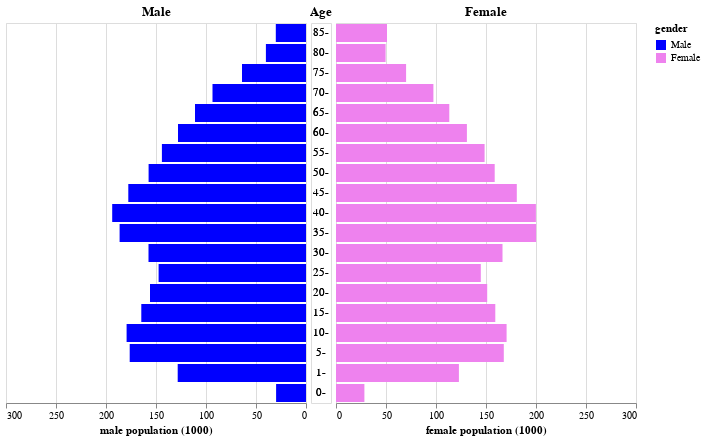

Notebook cell for this chart:
### Code cell
alt.concat(male_tree, y_trunk, female_tree, spacing=2)

### Figure 1 — Vega-Lite specification as saved in the notebook (floating-point values rounded to 4 significant figures; data arrays with more than 128 entries replaced by an {"elided": "..."} marker saying what was removed)
{"config": {"view": {"continuousWidth": 400, "continuousHeight": 300}}, "concat": [{"mark": "bar", "encoding": {"color": {"type": "nominal", "field": "gender", "scale": {"domain": ["Male", "Female"], "range": ["blue", "violet"]}}, "x": {"type": "quantitative", "aggregate": "sum", "field": "population", "scale": {"domain": [0, 300.0]}, "sort": "descending", "title": "male population (1000)"}, "y": {"type": "ordinal", "axis": null, "field": "Age", "sort": "descending"}}, "selection": {"population": {"type": "single", "fields": ["Year"], "bind": {"input": "range", "max": 2021, "min": 1950, "name": "year selector", "step": 1}, "init": {"Year": 2020}}}, "title": "Male", "transform": [{"filter": {"selection": "population"}}, {"calculate": "datum.Sex", "as": "gender"}, {"filter": "(datum.gender === 'Male')"}], "width": 300}, {"mark": "text", "encoding": {"text": {"type": "ordinal", "field": "Age"}, "y": {"type": "ordinal", "axis": null, "field": "Age", "sort": "descending"}}, "selection": {"population": {"type": "single", "fields": ["Year"], "bind": {"input": "range", "max": 2021, "min": 1950, "name": "year selector", "step": 1}, "init": {"Year": 2020}}}, "title": "Age", "transform": [{"filter": {"selection": "population"}}, {"calculate": "datum.Sex", "as": "gender"}], "width": 20}, {"mark": "bar", "encoding": {"color": {"type": "nominal", "field": "gender", "scale": {"domain": ["Male", "Female"], "range": ["blue", "violet"]}}, "x": {"type": "quantitative", "aggregate": "sum", "field": "population", "scale": {"domain": [0, 300.0]}, "title": "female population (1000)"}, "y": {"type": "ordinal", "axis": null, "field": "Age", "sort": "descending"}}, "selection": {"population": {"type": "single", "fields": ["Year"], "bind": {"input": "range", "max": 2021, "min": 1950, "name": "year selector", "step": 1}, "init": {"Year": 2020}}}, "title": "Female", "transform": [{"filter": {"selection": "population"}}, {"calculate": "datum.Sex", "as": "gender"}, {"filter": "(datum.gender === 'Female')"}], "width": 300}], "data": {"name": "data-4f5943022faa3328e686d4d9c88b1a29"}, "spacing": 2, "$schema": "https://vega.github.io/schema/vega-lite/v4.8.1.json", "datasets": {"data-4f5943022faa3328e686d4d9c88b1a29": {"elided": "2736 records"}}}
